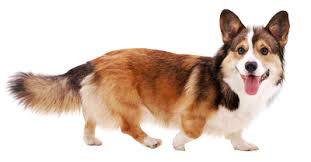
#> input picture cryptography visual/input.png, 311 x 162 px
$ python generate_two_image.py
#> lines starting #> are read from the running program, lines starting #| are printed output that depends on the picture; after the words box and inside, x2 and y2 are one past the last pixel; in counts of white or black regions, pixels touching at a corner belong together
from PIL import Image
import random
import numpy as np

class Cryptography_visual:

    def __init__(self):
        self.image = Image.open('input.png')
#> self.image is the input picture: PIL image 311x162 RGB; mean R, G, B 219.3, 202, 191
        self.image = self.image.convert('1')
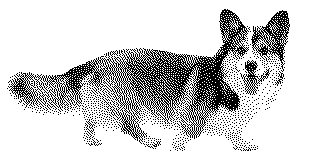
#> self.image: PIL image 311x162 1; 80.8% white; black in thin lines or dots, all inside (x1, y1, x2, y2) = (7, 9, 290, 151)
        self.image.save('inputBW.png')
        self.out1 = Image.new("1", [size * 2 for size in self.image.size])
#> self.out1: PIL image 622x324 1; every value is 0
        self.out2 = Image.new("1", [size * 2 for size in self.image.size])
        self.sizeX = self.image.size[0]
#> self.sizeX = 311
        self.sizeY = self.image.size[1]
#> self.sizeY = 162

    # [91 lines left out: functions put_pixel_to_image, add_two_image_clean, not called in this run]
    def add_two_image(self):

#> (the run stopped early here; a loop or call above may not have finished)
